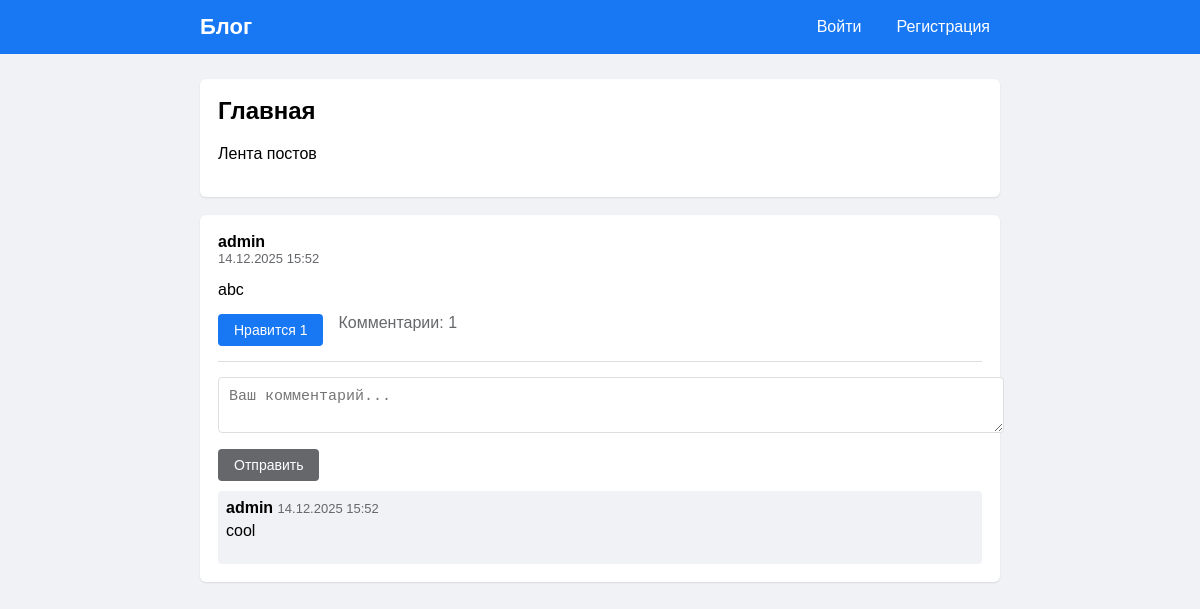
The page / on the database its author committed.
### blog/models.py (models this page shows, shortened)
class Post(models.Model):
    author = models.ForeignKey(User, on_delete=models.CASCADE)
    content = models.TextField(max_length=1000)
    created_at = models.DateTimeField(auto_now_add=True)
    updated_at = models.DateTimeField(auto_now=True)
    class Meta:
        ordering = ['-created_at']
    def likes_count(self):
        return self.likes.count()
    def comments_count(self):
        return self.comments.count()

class Comment(models.Model):
    user = models.ForeignKey(User, on_delete=models.CASCADE)
    post = models.ForeignKey(Post, on_delete=models.CASCADE, related_name='comments')
    content = models.TextField(max_length=500)
    created_at = models.DateTimeField(auto_now_add=True)
    updated_at = models.DateTimeField(auto_now=True)
    class Meta:
        ordering = ['created_at']

### blog/views.py (the view)
# urls.py: path('', views.index, name='index'),
def index(request):
    posts_list = Post.objects.all().order_by('-created_at')
    paginator = Paginator(posts_list, 50)
    page_number = request.GET.get('page')
    posts = paginator.get_page(page_number)
    context = {
        'posts': posts,
    }
    return render(request, 'blog/index.html', context)

### blog/templates/blog/index.html (shortened to what this page needs)
{% extends 'blog/base.html' %}
{% block content %}
<div class="box">
    <h2>Главная</h2>
    <p>Лента постов</p>
</div>
{% for post in posts %}
<div class="box">
    <div class="post-header">
        <div class="post-meta">
            <strong>{{ post.author.username }}</strong>
            <span class="small-text">{{ post.created_at|date:"d.m.Y H:i" }}</span>
        </div>
    </div>
    <p class="post-content">{{ post.content }}</p>
    <div class="post-stats">
        <form action="{% url 'like_post' post.id %}" method="post">
            <button type="submit" class="btn">
                {% if user in post.likes.all %}Не нравится{% else %}Нравится{% endif %} {{ post.likes_count }}
            </button>
        </form>
        <span>Комментарии: {{ post.comments_count }}</span>
    </div>
    <div class="comments-section">
        <form action="{% url 'add_comment' post.id %}" method="post" class="comment-form">
            <textarea name="content" rows="2" placeholder="Ваш комментарий..." required></textarea>
            <button type="submit" class="btn btn-gray">Отправить</button>
        </form>
        {% for comment in post.comments.all|slice:":3" %}
        <div class="comment-item">
            <div class="comment-header">
                <div>
                    <strong>{{ comment.user.username }}</strong>
                    <span class="small-text">{{ comment.created_at|date:"d.m.Y H:i" }}</span>
                </div>
            </div>
            <p class="comment-text">{{ comment.content }}</p>
        </div>
        {% endfor %}
    </div>
</div>
{% empty %}
<div class="box">
    <p>Пока нет постов</p>
</div>
{% endfor %}
{% endblock %}

### blog/static/blog/style.css (style rules this page uses)
body { font-family: Arial, sans-serif; margin: 0; background: #f0f2f5; }
.box { background: white; border-radius: 6px; padding: 18px; margin-bottom: 18px; box-shadow: 0 1px 2px rgba(0,0,0,0.1); }
.box h2 { margin-top: 0; }
.btn { display: inline-block; padding: 8px 16px; background: #1877f2; color: white; text-decoration: none; border-radius: 4px; border: none; cursor: pointer; font-size: 14px; }
.btn-gray { background: #65676b; }
textarea, input[type="text"], input[type="email"], input[type="password"] { width: 100%; padding: 10px; border: 1px solid #dddfe2; border-radius: 4px; margin-bottom: 12px; font-size: 15px; }
.small-text { font-size: 13px; color: #65676b; }
.post-header { display: flex; justify-content: space-between; margin-bottom: 10px; }
.post-meta { display: flex; flex-direction: column; }
.post-content { margin: 15px 0; }
.post-stats { margin-top: 12px; display: flex; gap: 15px; color: #65676b; }
.comments-section { margin-top: 15px; padding-top: 15px; border-top: 1px solid #dddfe2; }
.comment-form textarea { width: 100%; }
.comment-item { margin-top: 10px; padding: 8px; background: #f0f2f5; border-radius: 4px; }
.comment-header { display: flex; justify-content: space-between; margin-bottom: 5px; }
.comment-text { margin-top: 5px; }

### rows shown on the page
Post: author.username "admin", created_at "14.12.2025 15:52", content "abc", shows "Нравится", likes_count "1", comments_count "1"
Comment: user.username "admin", created_at "14.12.2025 15:52", content "cool"
